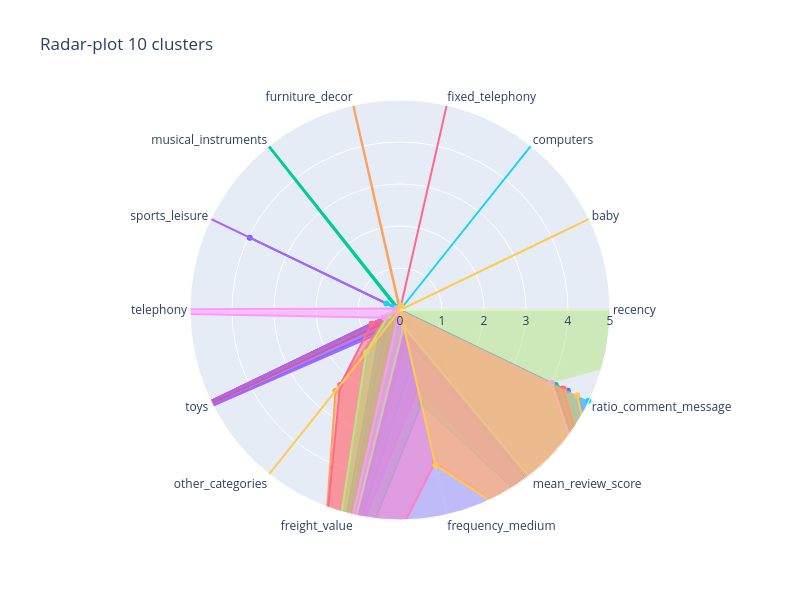

The notebook cell this image was saved under:
### Code cell
plot_clusters_radar(centroid_normalized_10)

### Figure 1 — Plotly figure (JSON) as saved in the notebook; plotly's stock layout.template omitted (floating-point values rounded to 4 significant figures)
{"data": [{"fill": "toself", "name": "Cluster 0", "r": [0, 0, 3.469e-18, 0, 0, 0, 3.971, 0, 9.332, 0.5397, 7.456, 1.286, 0, 4.437], "theta": ["recency", "baby", "computers", "fixed_telephony", "furniture_decor", "musical_instruments", "sports_leisure", "telephony", "toys", "other_categories", "freight_value", "frequency_medium", "mean_review_score", "ratio_comment_message"], "type": "scatterpolar"}, {"fill": "toself", "name": "Cluster 1", "r": [0, 0, 3.469e-18, 0, 0, 0, 0, 0, 10, 0.2727, 7.701, 0.687, 10, 0], "theta": ["recency", "baby", "computers", "fixed_telephony", "furniture_decor", "musical_instruments", "sports_leisure", "telephony", "toys", "other_categories", "freight_value", "frequency_medium", "mean_review_score", "ratio_comment_message"], "type": "scatterpolar"}, {"fill": "toself", "name": "Cluster 2", "r": [0, 0, 3.469e-18, 0, 0, 10.0, 0.09447, 0, 0.4385, 0.7978, 8.358, 2.293, 8.444, 4.115], "theta": ["recency", "baby", "computers", "fixed_telephony", "furniture_decor", "musical_instruments", "sports_leisure", "telephony", "toys", "other_categories", "freight_value", "frequency_medium", "mean_review_score", "ratio_comment_message"], "type": "scatterpolar"}, {"fill": "toself", "name": "Cluster 3", "r": [5.551e-17, 0, 3.469e-18, 0, 0, 0, 10.0, 0, 8.159, 0.6662, 6.813, 1.906, 9.975, 10], "theta": ["recency", "baby", "computers", "fixed_telephony", "furniture_decor", "musical_instruments", "sports_leisure", "telephony", "toys", "other_categories", "freight_value", "frequency_medium", "mean_review_score", "ratio_comment_message"], "type": "scatterpolar"}, {"fill": "toself", "name": "Cluster 4", "r": [0, 0, 3.469e-18, 0.01603, 10, 0.01603, 0.1257, 0.08013, 0.3303, 2.461, 9.149, 0, 8.603, 4.33], "theta": ["recency", "baby", "computers", "fixed_telephony", "furniture_decor", "musical_instruments", "sports_leisure", "telephony", "toys", "other_categories", "freight_value", "frequency_medium", "mean_review_score", "ratio_comment_message"], "type": "scatterpolar"}, {"fill": "toself", "name": "Cluster 5", "r": [0, 3.469e-18, 10.0, 0, 0, 0.09217, 0.3614, 0, 0.1383, 0, 8.448, 10.0, 9.264, 4.979], "theta": ["recency", "baby", "computers", "fixed_telephony", "furniture_decor", "musical_instruments", "sports_leisure", "telephony", "toys", "other_categories", "freight_value", "frequency_medium", "mean_review_score", "ratio_comment_message"], "type": "scatterpolar"}, {"fill": "toself", "name": "Cluster 6", "r": [0, 0, 3.469e-18, 10, 0, 0.03182, 0.02495, 0, 0.7503, 2.284, 9.861, 3.729, 8.337, 4.306], "theta": ["recency", "baby", "computers", "fixed_telephony", "furniture_decor", "musical_instruments", "sports_leisure", "telephony", "toys", "other_categories", "freight_value", "frequency_medium", "mean_review_score", "ratio_comment_message"], "type": "scatterpolar"}, {"fill": "toself", "name": "Cluster 7", "r": [10.0, 0, 3.469e-18, 0.06298, 0, 0.02099, 0.08232, 0.09447, 0.3026, 1.289, 8.938, 0.4027, 8.375, 3.999], "theta": ["recency", "baby", "computers", "fixed_telephony", "furniture_decor", "musical_instruments", "sports_leisure", "telephony", "toys", "other_categories", "freight_value", "frequency_medium", "mean_review_score", "ratio_comment_message"], "type": "scatterpolar"}, {"fill": "toself", "name": "Cluster 8", "r": [0, 0, 0, 0.02623, 0, 0.03935, 0.08229, 10, 0.4191, 0.02766, 10, 5.17, 8.329, 4.009], "theta": ["recency", "baby", "computers", "fixed_telephony", "furniture_decor", "musical_instruments", "sports_leisure", "telephony", "toys", "other_categories", "freight_value", "frequency_medium", "mean_review_score", "ratio_comment_message"], "type": "scatterpolar"}, {"fill": "toself", "name": "Cluster 9", "r": [0, 10, 3.469e-18, 0.1117, 0, 0, 0, 0, 0, 10, 0, 3.79, 8.336, 4.684], "theta": ["recency", "baby", "computers", "fixed_telephony", "furniture_decor", "musical_instruments", "sports_leisure", "telephony", "toys", "other_categories", "freight_value", "frequency_medium", "mean_review_score", "ratio_comment_message"], "type": "scatterpolar"}], "layout": {"height": 600, "polar": {"angularaxis": {"type": "category"}, "radialaxis": {"autorange": false, "range": [0, 5], "type": "linear", "visible": true}}, "showlegend": false, "title": {"text": "Radar-plot 10 clusters"}, "width": 800}}
